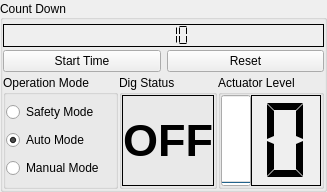
           <widget class="QGroupBox" name="controlCountDown">
            <property name="maximumSize">
             <size>
              <width>400</width>
              <height>16777215</height>
             </size>
            </property>
            <property name="title">
             <string>Count Down</string>
            </property>
            <property name="alignment">
             <set>Qt::AlignLeading|Qt::AlignLeft|Qt::AlignVCenter</set>
            </property>
            <layout class="QVBoxLayout" name="verticalLayout_8">
             <property name="spacing">
              <number>0</number>
             </property>
             <property name="leftMargin">
              <number>0</number>
             </property>
             <property name="topMargin">
              <number>0</number>
             </property>
             <property name="rightMargin">
              <number>0</number>
             </property>
             <property name="bottomMargin">
              <number>0</number>
             </property>
             <item>
              <layout class="QVBoxLayout" name="verticalLayout_4">
               <property name="spacing">
                <number>3</number>
               </property>
               <property name="topMargin">
                <number>4</number>
               </property>
               <item>
                <widget class="QLCDNumber" name="countdownTimer">
                 <property name="sizePolicy">
                  <sizepolicy hsizetype="Minimum" vsizetype="Minimum">
                   <horstretch>0</horstretch>
                   <verstretch>1</verstretch>
                  </sizepolicy>
                 </property>
                 <property name="font">
                  <font>
                   <pointsize>13</pointsize>
                   <weight>50</weight>
                   <bold>false</bold>
                  </font>
                 </property>
                 <property name="toolTip">
                  <string extracomment="Time left in current run"/>
                 </property>
                 <property name="layoutDirection">
                  <enum>Qt::LeftToRight</enum>
                 </property>
                 <property name="autoFillBackground">
                  <bool>true</bool>
                 </property>
                 <property name="frameShape">
                  <enum>QFrame::Panel</enum>
                 </property>
                 <property name="frameShadow">
                  <enum>QFrame::Plain</enum>
                 </property>
                 <property name="lineWidth">
                  <number>1</number>
                 </property>
                 <property name="midLineWidth">
                  <number>0</number>
                 </property>
                 <property name="smallDecimalPoint">
                  <bool>false</bool>
                 </property>
                 <property name="digitCount">
                  <number>5</number>
                 </property>
                 <property name="segmentStyle">
                  <enum>QLCDNumber::Flat</enum>
                 </property>
                 <property name="value" stdset="0">
                  <double>10.000000000000000</double>
                 </property>
                </widget>
               </item>
               <item>
                <layout class="QHBoxLayout" name="horizontalLayout_9">
                 <property name="spacing">
                  <number>6</number>
                 </property>
                 <item>
                  <widget class="QPushButton" name="startTimeButton">
                   <property name="text">
                    <string>Start Time</string>
                   </property>
                  </widget>
                 </item>
                 <item>
                  <widget class="QPushButton" name="resetTimeButton">
                   <property name="enabled">
                    <bool>true</bool>
                   </property>
                   <property name="toolTip">
                    <string extracomment="Reset run timer"/>
                   </property>
                   <property name="text">
                    <string>Reset</string>
                   </property>
                  </widget>
                 </item>
                </layout>
               </item>
               <item>
                <layout class="QHBoxLayout" name="horizontalLayout_8">
                 <property name="spacing">
                  <number>1</number>
                 </property>
                 <item>
                  <widget class="QGroupBox" name="groupBox">
                   <property name="sizePolicy">
                    <sizepolicy hsizetype="Fixed" vsizetype="Preferred">
                     <horstretch>0</horstretch>
                     <verstretch>0</verstretch>
                    </sizepolicy>
                   </property>
                   <property name="minimumSize">
                    <size>
                     <width>115</width>
                     <height>0</height>
                    </size>
                   </property>
                   <property name="maximumSize">
                    <size>
                     <width>115</width>
                     <height>16777215</height>
                    </size>
                   </property>
                   <property name="autoFillBackground">
                    <bool>false</bool>
                   </property>
                   <property name="title">
                    <string>Operation Mode</string>
                   </property>
                   <property name="flat">
                    <bool>false</bool>
                   </property>
                   <layout class="QVBoxLayout" name="verticalLayout_3">
                    <property name="spacing">
                     <number>1</number>
                    </property>
                    <property name="leftMargin">
                     <number>0</number>
                    </property>
                    <property name="topMargin">
                     <number>0</number>
                    </property>
                    <property name="rightMargin">
                     <number>0</number>
                    </property>
                    <property name="bottomMargin">
                     <number>0</number>
                    </property>
                    <item>
                     <widget class="QRadioButton" name="radioButtonSafe">
                      <property name="sizePolicy">
                       <sizepolicy hsizetype="Minimum" vsizetype="Fixed">
                        <horstretch>0</horstretch>
                        <verstretch>0</verstretch>
                       </sizepolicy>
                      </property>
                      <property name="text">
                       <string>Safety Mode</string>
                      </property>
                      <property name="checked">
                       <bool>false</bool>
                      </property>
                     </widget>
                    </item>
                    <item>
                     <widget class="QRadioButton" name="radioButtonAuto">
                      <property name="text">
                       <string>Auto Mode</string>
                      </property>
                      <property name="checked">
                       <bool>true</bool>
                      </property>
                     </widget>
                    </item>
                    <item>
                     <widget class="QRadioButton" name="radioButtonMan">
                      <property name="text">
                       <string>Manual Mode</string>
                      </property>
                     </widget>
                    </item>
                   </layout>
                  </widget>
                 </item>
                 <item>
                  <widget class="QGroupBox" name="groupBox_2">
                   <property name="title">
                    <string>Dig Status</string>
                   </property>
                   <layout class="QVBoxLayout" name="verticalLayout_10">
                    <property name="spacing">
                     <number>0</number>
                    </property>
                    <property name="leftMargin">
                     <number>0</number>
                    </property>
                    <property name="topMargin">
                     <number>0</number>
                    </property>
                    <property name="rightMargin">
                     <number>0</number>
                    </property>
                    <property name="bottomMargin">
                     <number>0</number>
                    </property>
                    <item>
                     <widget class="QLabel" name="labelDig">
                      <property name="font">
                       <font>
                        <pointsize>34</pointsize>
                        <weight>75</weight>
                        <bold>true</bold>
                       </font>
                      </property>
                      <property name="frameShape">
                       <enum>QFrame::Box</enum>
                      </property>
                      <property name="text">
                       <string>OFF</string>
                      </property>
                      <property name="alignment">
                       <set>Qt::AlignCenter</set>
                      </property>
                     </widget>
                    </item>
                   </layout>
                  </widget>
                 </item>
                 <item>
                  <widget class="QGroupBox" name="groupBoxActuator">
                   <property name="title">
                    <string>Actuator Level</string>
                   </property>
                   <property name="flat">
                    <bool>false</bool>
                   </property>
                   <layout class="QHBoxLayout" name="horizontalLayout_10">
                    <property name="spacing">
                     <number>0</number>
                    </property>
                    <property name="leftMargin">
                     <number>0</number>
                    </property>
                    <property name="topMargin">
                     <number>0</number>
                    </property>
                    <property name="rightMargin">
                     <number>0</number>
                    </property>
                    <property name="bottomMargin">
                     <number>0</number>
                    </property>
                    <item>
                     <layout class="QHBoxLayout" name="horizontalLayout_4">
                      <property name="spacing">
                       <number>0</number>
                      </property>
                      <item>
                       <widget class="QProgressBar" name="progressBarActuator">
                        <property name="sizePolicy">
                         <sizepolicy hsizetype="Expanding" vsizetype="Expanding">
                          <horstretch>0</horstretch>
                          <verstretch>0</verstretch>
                         </sizepolicy>
                        </property>
                        <property name="minimumSize">
                         <size>
                          <width>30</width>
                          <height>0</height>
                         </size>
                        </property>
                        <property name="maximum">
                         <number>3</number>
                        </property>
                        <property name="value">
                         <number>0</number>
                        </property>
                        <property name="alignment">
                         <set>Qt::AlignHCenter|Qt::AlignTop</set>
                        </property>
                        <property name="textVisible">
                         <bool>true</bool>
                        </property>
                        <property name="orientation">
                         <enum>Qt::Vertical</enum>
                        </property>
                        <property name="textDirection">
                         <enum>QProgressBar::TopToBottom</enum>
                        </property>
                        <property name="format">
                         <string>%v%</string>
                        </property>
                       </widget>
                      </item>
                      <item>
                       <widget class="QLCDNumber" name="lcdActuatorNumber">
                        <property name="sizePolicy">
                         <sizepolicy hsizetype="Minimum" vsizetype="Minimum">
                          <horstretch>1</horstretch>
                          <verstretch>0</verstretch>
                         </sizepolicy>
                        </property>
                        <property name="font">
                         <font>
                          <pointsize>13</pointsize>
                         </font>
                        </property>
                        <property name="autoFillBackground">
                         <bool>true</bool>
                        </property>
                        <property name="frameShape">
                         <enum>QFrame::Panel</enum>
                        </property>
                        <property name="frameShadow">
                         <enum>QFrame::Plain</enum>
                        </property>
                        <property name="lineWidth">
                         <number>1</number>
                        </property>
                        <property name="smallDecimalPoint">
                         <bool>false</bool>
                        </property>
                        <property name="digitCount">
                         <number>1</number>
                        </property>
                        <property name="segmentStyle">
                         <enum>QLCDNumber::Flat</enum>
                        </property>
                       </widget>
                      </item>
                     </layout>
                    </item>
                   </layout>
                  </widget>
                 </item>
                </layout>
               </item>
              </layout>
             </item>
            </layout>
           </widget>
